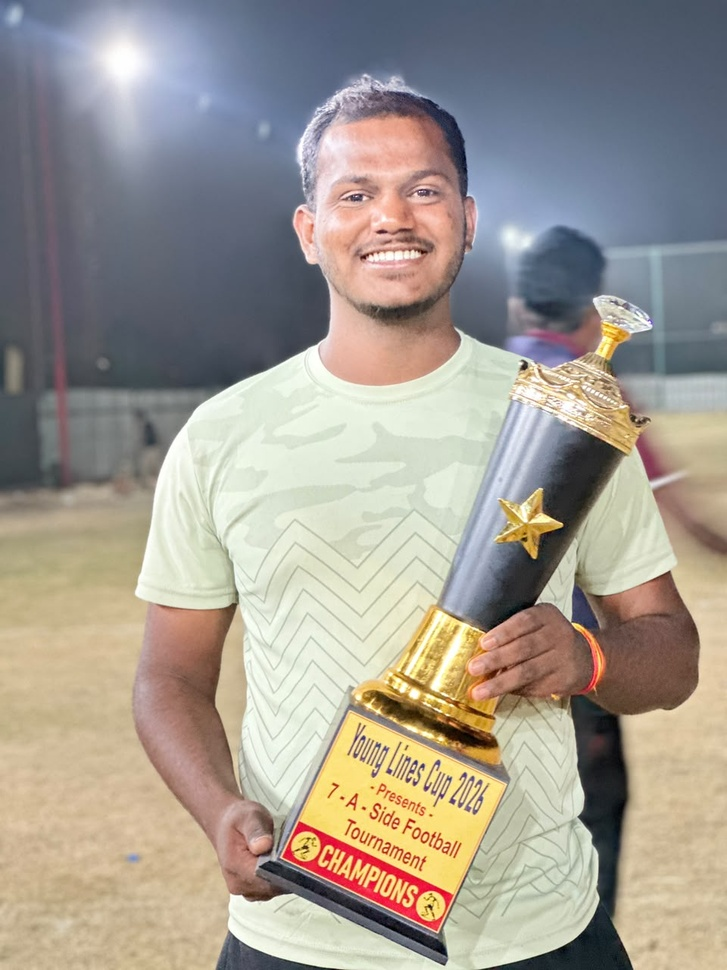
#> input picture pics/Aditya_pic.jpeg, 727 x 970 px, shrunk from 960 x 1280 before the run
$ python -i enhance.py   (imports and definitions only)
#> lines starting #> are read from the running program, lines starting #| are printed output that depends on the picture
"""Crop + enhance a portrait photo (keeps it a normal colour photo).

Usage:
    python scripts/enhance.py <input> <output.jpg> [l,t,r,b] [aspect]

[l,t,r,b]  optional side/top trim fractions (e.g. "0.08,0,0.08,0").
[aspect]   optional target width/height ratio (e.g. "0.8" for a 4:5 card).
           When the image is taller than the target, height is cropped from
           the BOTTOM so the head stays fully visible.
"""
import sys

from PIL import Image, ImageOps, ImageEnhance


def enhance(src, dst, crop=(0, 0, 0, 0), aspect=None):
#> called with src = '../pics/Aditya_pic.jpeg', dst = 'out.png', crop = (0, 0, 0, 0)
    img = Image.open(src).convert("RGB")
#> img is the input picture: PIL image 727x970 RGB; mean R, G, B 161.4, 154.4, 144.6

    w, h = img.size
#> w = 727; h = 970
    l, t, r, b = crop
    img = img.crop((int(w * l), int(h * t), int(w * (1 - r)), int(h * (1 - b))))

    if aspect:
        w, h = img.size
        cur = w / h
        if cur > aspect:                       # too wide -> trim sides evenly
            nw = int(h * aspect)
            x0 = (w - nw) // 2
            img = img.crop((x0, 0, x0 + nw, h))
        else:                                  # too tall -> trim bottom, keep head
            nh = int(w / aspect)
            img = img.crop((0, 0, w, nh))

    img = ImageOps.autocontrast(img, cutoff=1)
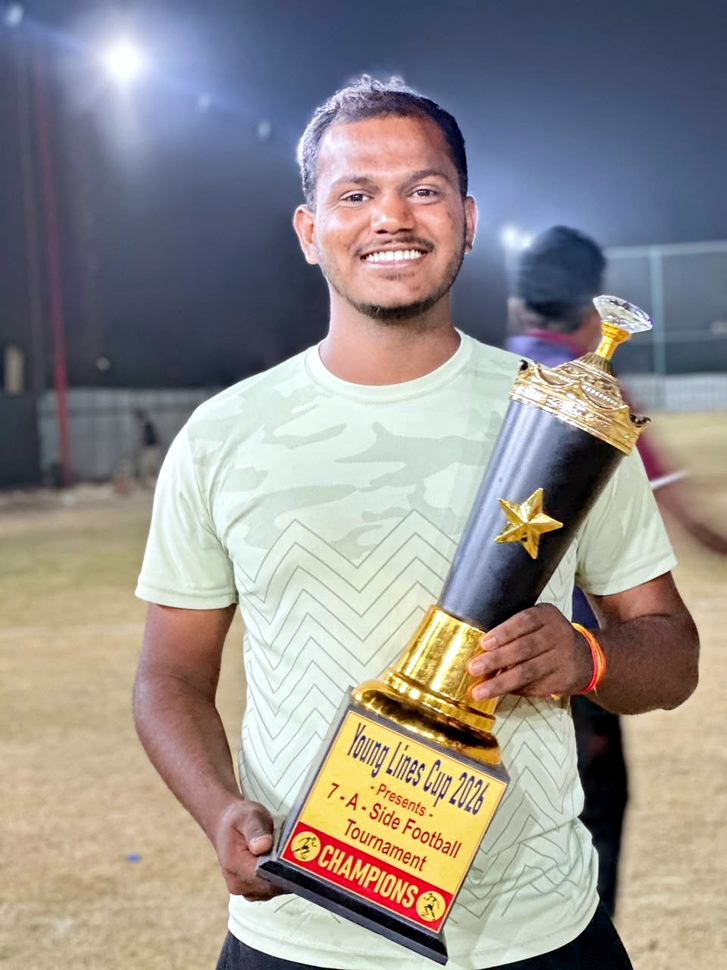
#> img: PIL image 727x970 RGB; mean R, G, B 149, 143.4, 140.1
    img = ImageEnhance.Sharpness(img).enhance(1.6)
    img = ImageEnhance.Contrast(img).enhance(1.08)
    img = ImageEnhance.Color(img).enhance(1.12)
    img = ImageEnhance.Brightness(img).enhance(1.03)

    img.save(dst, "JPEG", quality=90)
    print(f"[enhance] wrote {dst} ({img.size[0]}x{img.size[1]})")
#| [enhance] wrote out.png (727x970)


# [9 lines not run here, left out]

>>> result = enhance('../pics/Aditya_pic.jpeg', 'out.png')

$ run again, on pics/Dnyandeo_Kade_pic.jpeg
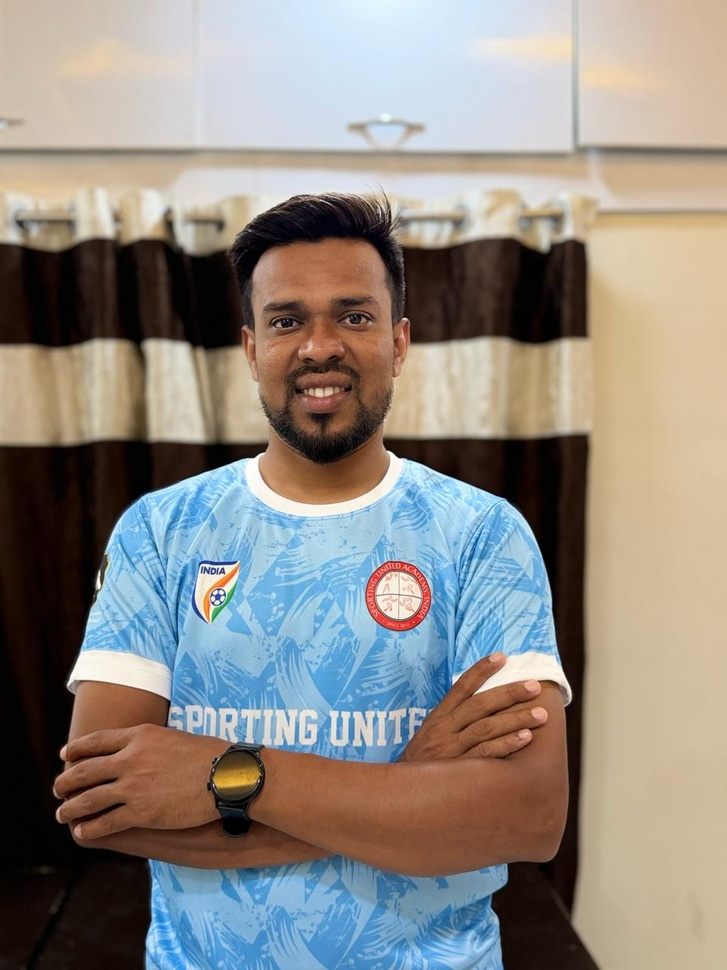
#> input picture pics/Dnyandeo_Kade_pic.jpeg, 727 x 970 px, shrunk from 960 x 1280 before the run
#> in enhance, img is the input picture: PIL image 727x970 RGB; mean R, G, B 143.4, 137.7, 131.2
#> in enhance, `img = ImageEnhance.Contrast(img).enhance(1.08)`:
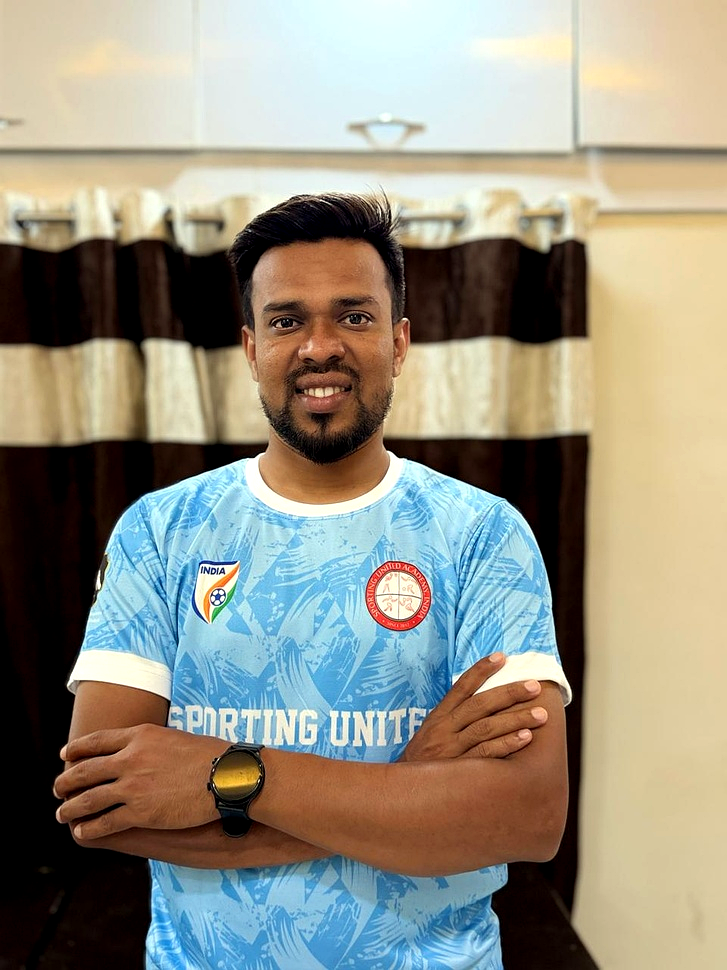
#> img: PIL image 727x970 RGB; mean R, G, B 148.9, 145.4, 130.9
#| [enhance] wrote out.png (727x970)

$ run again, on pics/Jagdish_pic.jpeg
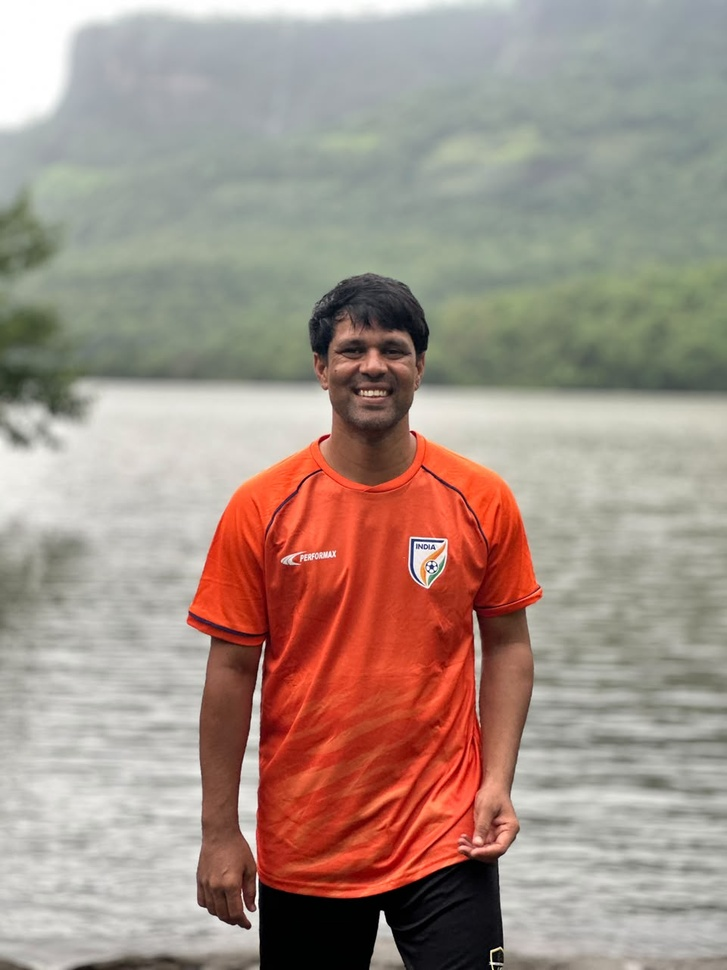
#> input picture pics/Jagdish_pic.jpeg, 727 x 970 px, shrunk from 960 x 1280 before the run
#> in enhance, img is the input picture: PIL image 727x970 RGB; mean R, G, B 164.7, 145.4, 135.3
#> in enhance, `img = ImageEnhance.Brightness(img).enhance(1.03)`:
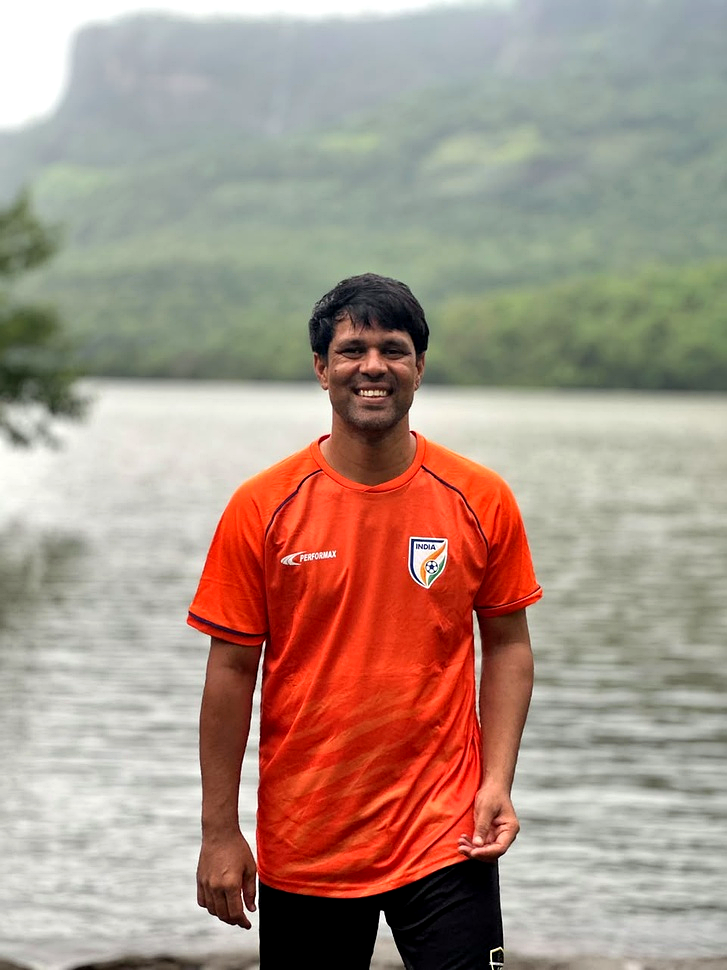
#> img: PIL image 727x970 RGB; mean R, G, B 169.5, 147.2, 134.5
#| [enhance] wrote out.png (727x970)

$ run again, on pics/WhatsApp Image 2026-05-06 at 19.24.58.jpeg
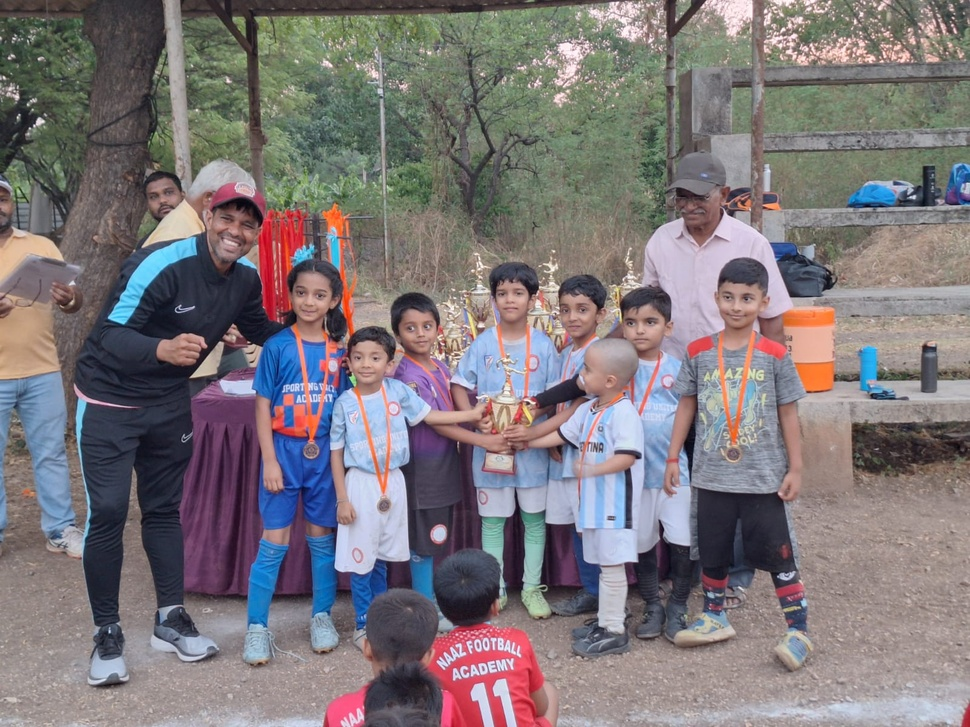
#> input picture pics/WhatsApp Image 2026-05-06 at 19.24.58.jpeg, 970 x 727 px, shrunk from 1600 x 1200 before the run
#> in enhance, img is the input picture: PIL image 970x727 RGB; mean R, G, B 125.3, 118.4, 121.3
#> in enhance, `img = ImageOps.autocontrast(img, cutoff=1)`:
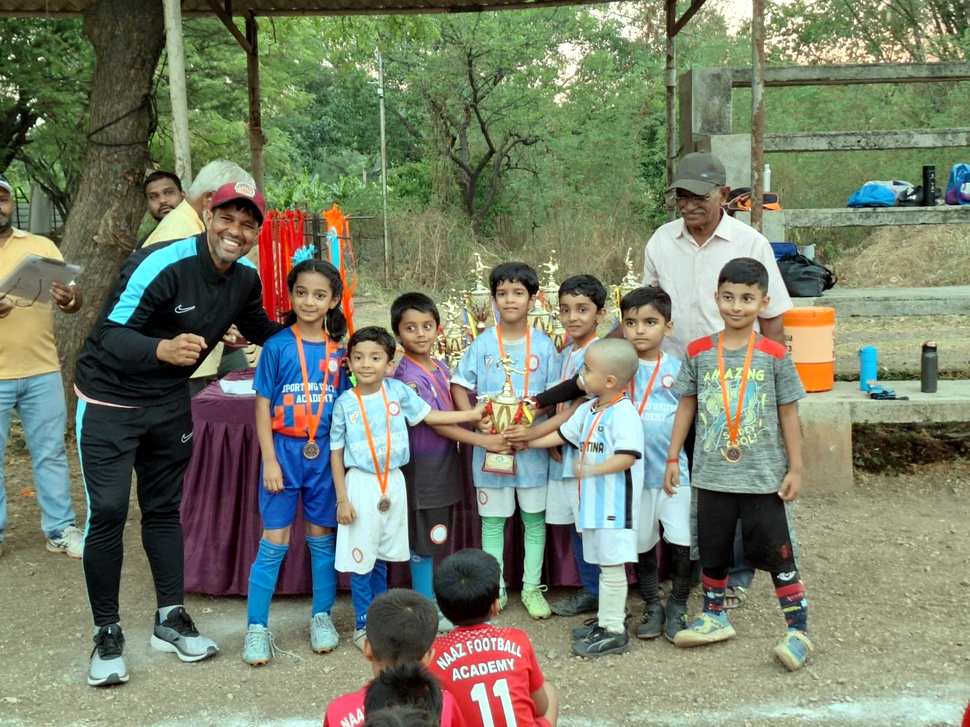
#> img: PIL image 970x727 RGB; mean R, G, B 119.7, 126.8, 105.9
#| [enhance] wrote out.png (970x727)
